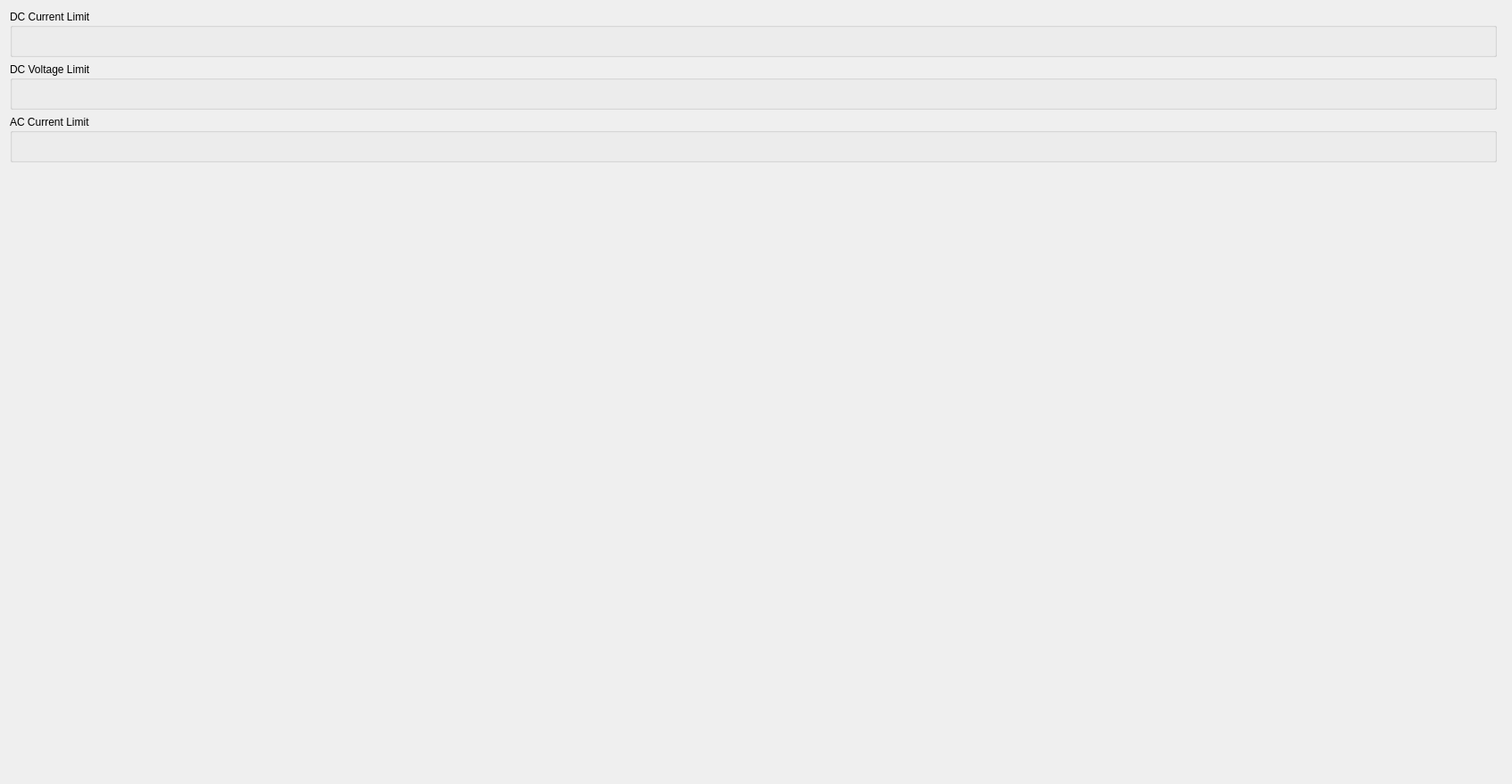
<?xml version="1.0" encoding="UTF-8"?>
<ui version="4.0">
 <class>Form</class>
 <widget class="QWidget" name="Form">
  <property name="geometry">
   <rect>
    <x>0</x>
    <y>0</y>
    <width>1695</width>
    <height>879</height>
   </rect>
  </property>
  <property name="windowTitle">
   <string>Form</string>
  </property>
  <layout class="QHBoxLayout" name="horizontalLayout_2">
   <item>
    <layout class="QHBoxLayout" name="horizontalLayout">
     <item>
      <layout class="QVBoxLayout" name="verticalLayout_6">
       <item>
        <widget class="QGroupBox" name="groupBox">
         <property name="title">
          <string>DC Current Limit</string>
         </property>
         <layout class="QVBoxLayout" name="verticalLayout_7">
          <item>
           <layout class="QHBoxLayout" name="horizontalLayout_9">
            <item>
             <spacer name="horizontalSpacer_13">
              <property name="orientation">
               <enum>Qt::Horizontal</enum>
              </property>
              <property name="sizeHint" stdset="0">
               <size>
                <width>0</width>
                <height>0</height>
               </size>
              </property>
             </spacer>
            </item>
            <item>
             <widget class="Epc" name="epc_15">
              <property name="sizePolicy">
               <sizepolicy hsizetype="Maximum" vsizetype="Fixed">
                <horstretch>0</horstretch>
                <verstretch>0</verstretch>
               </sizepolicy>
              </property>
              <property name="frame" stdset="0">
               <string>CommandChargeVariables</string>
              </property>
              <property name="signal" stdset="0">
               <string>CurrentLimitDC</string>
              </property>
              <property name="label_visible" stdset="0">
               <bool>false</bool>
              </property>
              <property name="tx" stdset="0">
               <bool>true</bool>
              </property>
             </widget>
            </item>
            <item>
             <spacer name="horizontalSpacer_14">
              <property name="orientation">
               <enum>Qt::Horizontal</enum>
              </property>
              <property name="sizeHint" stdset="0">
               <size>
                <width>0</width>
                <height>0</height>
               </size>
              </property>
             </spacer>
            </item>
           </layout>
          </item>
          <item>
           <widget class="HorizontalSlider" name="horizontalslider_7">
            <property name="sizePolicy">
             <sizepolicy hsizetype="MinimumExpanding" vsizetype="Fixed">
              <horstretch>0</horstretch>
              <verstretch>0</verstretch>
             </sizepolicy>
            </property>
            <property name="frame" stdset="0">
             <string>CommandChargeVariables</string>
            </property>
            <property name="signal" stdset="0">
             <string>CurrentLimitDC</string>
            </property>
            <property name="label_override" stdset="0">
             <string>Command</string>
            </property>
            <property name="tx" stdset="0">
             <bool>true</bool>
            </property>
           </widget>
          </item>
          <item>
           <layout class="QHBoxLayout" name="horizontalLayout_10">
            <item>
             <spacer name="horizontalSpacer_15">
              <property name="orientation">
               <enum>Qt::Horizontal</enum>
              </property>
              <property name="sizeHint" stdset="0">
               <size>
                <width>0</width>
                <height>0</height>
               </size>
              </property>
             </spacer>
            </item>
            <item>
             <widget class="Epc" name="epc_16">
              <property name="sizePolicy">
               <sizepolicy hsizetype="Maximum" vsizetype="Fixed">
                <horstretch>0</horstretch>
                <verstretch>0</verstretch>
               </sizepolicy>
              </property>
              <property name="frame" stdset="0">
               <string>StatusChargeCommands</string>
              </property>
              <property name="signal" stdset="0">
               <string>CurrentLimitDCCommanded</string>
              </property>
              <property name="label_override" stdset="0">
               <string>Measured</string>
              </property>
             </widget>
            </item>
            <item>
             <spacer name="horizontalSpacer_16">
              <property name="orientation">
               <enum>Qt::Horizontal</enum>
              </property>
              <property name="sizeHint" stdset="0">
               <size>
                <width>0</width>
                <height>0</height>
               </size>
              </property>
             </spacer>
            </item>
           </layout>
          </item>
         </layout>
         <zorder></zorder>
         <zorder>horizontalslider_7</zorder>
         <zorder></zorder>
        </widget>
       </item>
       <item>
        <widget class="QGroupBox" name="groupBox_2">
         <property name="title">
          <string>DC Voltage Limit</string>
         </property>
         <layout class="QVBoxLayout" name="verticalLayout_8">
          <item>
           <layout class="QHBoxLayout" name="horizontalLayout_11">
            <item>
             <spacer name="horizontalSpacer_17">
              <property name="orientation">
               <enum>Qt::Horizontal</enum>
              </property>
              <property name="sizeHint" stdset="0">
               <size>
                <width>0</width>
                <height>0</height>
               </size>
              </property>
             </spacer>
            </item>
            <item>
             <widget class="Epc" name="epc_17">
              <property name="sizePolicy">
               <sizepolicy hsizetype="Maximum" vsizetype="Fixed">
                <horstretch>0</horstretch>
                <verstretch>0</verstretch>
               </sizepolicy>
              </property>
              <property name="frame" stdset="0">
               <string>CommandChargeVariables</string>
              </property>
              <property name="signal" stdset="0">
               <string>VoltageLimitDC</string>
              </property>
              <property name="label_visible" stdset="0">
               <bool>false</bool>
              </property>
              <property name="tx" stdset="0">
               <bool>true</bool>
              </property>
             </widget>
            </item>
            <item>
             <spacer name="horizontalSpacer_18">
              <property name="orientation">
               <enum>Qt::Horizontal</enum>
              </property>
              <property name="sizeHint" stdset="0">
               <size>
                <width>0</width>
                <height>0</height>
               </size>
              </property>
             </spacer>
            </item>
           </layout>
          </item>
          <item>
           <widget class="HorizontalSlider" name="horizontalslider_8">
            <property name="sizePolicy">
             <sizepolicy hsizetype="MinimumExpanding" vsizetype="Fixed">
              <horstretch>0</horstretch>
              <verstretch>0</verstretch>
             </sizepolicy>
            </property>
            <property name="frame" stdset="0">
             <string>CommandChargeVariables</string>
            </property>
            <property name="signal" stdset="0">
             <string>VoltageLimitDC</string>
            </property>
            <property name="label_override" stdset="0">
             <string>Command</string>
            </property>
            <property name="tx" stdset="0">
             <bool>true</bool>
            </property>
           </widget>
          </item>
          <item>
           <layout class="QHBoxLayout" name="horizontalLayout_12">
            <item>
             <spacer name="horizontalSpacer_19">
              <property name="orientation">
               <enum>Qt::Horizontal</enum>
              </property>
              <property name="sizeHint" stdset="0">
               <size>
                <width>0</width>
                <height>0</height>
               </size>
              </property>
             </spacer>
            </item>
            <item>
             <widget class="Epc" name="epc_18">
              <property name="sizePolicy">
               <sizepolicy hsizetype="Maximum" vsizetype="Fixed">
                <horstretch>0</horstretch>
                <verstretch>0</verstretch>
               </sizepolicy>
              </property>
              <property name="frame" stdset="0">
               <string>StatusChargeCommands</string>
              </property>
              <property name="signal" stdset="0">
               <string>VoltageLimitDCCommanded</string>
              </property>
              <property name="label_override" stdset="0">
               <string>Measured</string>
              </property>
             </widget>
            </item>
            <item>
             <spacer name="horizontalSpacer_20">
              <property name="orientation">
               <enum>Qt::Horizontal</enum>
              </property>
              <property name="sizeHint" stdset="0">
               <size>
                <width>0</width>
                <height>0</height>
               </size>
              </property>
             </spacer>
            </item>
           </layout>
          </item>
         </layout>
        </widget>
       </item>
       <item>
        <widget class="QGroupBox" name="groupBox_3">
         <property name="title">
          <string>AC Current Limit</string>
         </property>
         <layout class="QVBoxLayout" name="verticalLayout_9">
          <item>
           <layout class="QHBoxLayout" name="horizontalLayout_13">
            <item>
             <spacer name="horizontalSpacer_21">
              <property name="orientation">
               <enum>Qt::Horizontal</enum>
              </property>
              <property name="sizeHint" stdset="0">
               <size>
                <width>0</width>
                <height>0</height>
               </size>
              </property>
             </spacer>
            </item>
            <item>
             <widget class="Epc" name="epc_19">
              <property name="sizePolicy">
               <sizepolicy hsizetype="Maximum" vsizetype="Fixed">
                <horstretch>0</horstretch>
                <verstretch>0</verstretch>
               </sizepolicy>
              </property>
              <property name="frame" stdset="0">
               <string>CommandChargeVariables</string>
              </property>
              <property name="signal" stdset="0">
               <string>CurrentLimitAC</string>
              </property>
              <property name="label_visible" stdset="0">
               <bool>false</bool>
              </property>
              <property name="tx" stdset="0">
               <bool>true</bool>
              </property>
             </widget>
            </item>
            <item>
             <spacer name="horizontalSpacer_22">
              <property name="orientation">
               <enum>Qt::Horizontal</enum>
              </property>
              <property name="sizeHint" stdset="0">
               <size>
                <width>0</width>
                <height>0</height>
               </size>
              </property>
             </spacer>
            </item>
           </layout>
          </item>
          <item>
           <widget class="HorizontalSlider" name="horizontalslider_9">
            <property name="sizePolicy">
             <sizepolicy hsizetype="MinimumExpanding" vsizetype="Fixed">
              <horstretch>0</horstretch>
              <verstretch>0</verstretch>
             </sizepolicy>
            </property>
            <property name="frame" stdset="0">
             <string>CommandChargeVariables</string>
            </property>
            <property name="signal" stdset="0">
             <string>CurrentLimitAC</string>
            </property>
            <property name="label_override" stdset="0">
             <string>Command</string>
            </property>
            <property name="tx" stdset="0">
             <bool>true</bool>
            </property>
           </widget>
          </item>
          <item>
           <layout class="QHBoxLayout" name="horizontalLayout_14">
            <item>
             <spacer name="horizontalSpacer_23">
              <property name="orientation">
               <enum>Qt::Horizontal</enum>
              </property>
              <property name="sizeHint" stdset="0">
               <size>
                <width>0</width>
                <height>0</height>
               </size>
              </property>
             </spacer>
            </item>
            <item>
             <widget class="Epc" name="epc_20">
              <property name="sizePolicy">
               <sizepolicy hsizetype="Maximum" vsizetype="Fixed">
                <horstretch>0</horstretch>
                <verstretch>0</verstretch>
               </sizepolicy>
              </property>
              <property name="frame" stdset="0">
               <string>StatusChargeCommands</string>
              </property>
              <property name="signal" stdset="0">
               <string>CurrentLimitACCommanded</string>
              </property>
              <property name="label_override" stdset="0">
               <string>Measured</string>
              </property>
             </widget>
            </item>
            <item>
             <spacer name="horizontalSpacer_24">
              <property name="orientation">
               <enum>Qt::Horizontal</enum>
              </property>
              <property name="sizeHint" stdset="0">
               <size>
                <width>0</width>
                <height>0</height>
               </size>
              </property>
             </spacer>
            </item>
           </layout>
          </item>
         </layout>
        </widget>
       </item>
       <item>
        <spacer name="verticalSpacer_3">
         <property name="orientation">
          <enum>Qt::Vertical</enum>
         </property>
         <property name="sizeHint" stdset="0">
          <size>
           <width>20</width>
           <height>40</height>
          </size>
         </property>
        </spacer>
       </item>
      </layout>
     </item>
     <item>
      <layout class="QVBoxLayout" name="verticalLayout">
       <item>
        <spacer name="verticalSpacer_2">
         <property name="orientation">
          <enum>Qt::Vertical</enum>
         </property>
         <property name="sizeHint" stdset="0">
          <size>
           <width>0</width>
           <height>0</height>
          </size>
         </property>
        </spacer>
       </item>
       <item>
        <widget class="Epc" name="epc_7">
         <property name="sizePolicy">
          <sizepolicy hsizetype="Maximum" vsizetype="Fixed">
           <horstretch>0</horstretch>
           <verstretch>0</verstretch>
          </sizepolicy>
         </property>
         <property name="frame" stdset="0">
          <string>StatusACParameters</string>
         </property>
         <property name="signal" stdset="0">
          <string>VoltageAC</string>
         </property>
        </widget>
       </item>
       <item>
        <widget class="Epc" name="epc_8">
         <property name="sizePolicy">
          <sizepolicy hsizetype="Maximum" vsizetype="Fixed">
           <horstretch>0</horstretch>
           <verstretch>0</verstretch>
          </sizepolicy>
         </property>
         <property name="frame" stdset="0">
          <string>StatusACParameters</string>
         </property>
         <property name="signal" stdset="0">
          <string>CurrentAC</string>
         </property>
        </widget>
       </item>
      </layout>
     </item>
    </layout>
   </item>
  </layout>
 </widget>
 <customwidgets>
  <customwidget>
   <class>Epc</class>
   <extends>QWidget</extends>
   <header>epyq.widgets.epc</header>
  </customwidget>
  <customwidget>
   <class>HorizontalSlider</class>
   <extends>QWidget</extends>
   <header>epyq.widgets.horizontalslider</header>
  </customwidget>
 </customwidgets>
 <resources/>
 <connections/>
</ui>
